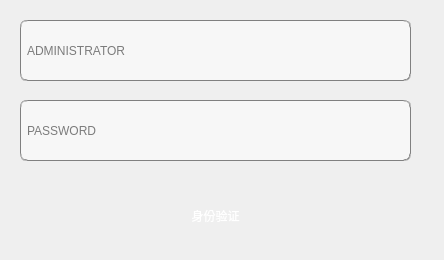
<?xml version="1.0" encoding="UTF-8"?>
<ui version="4.0">
 <class>adminlogin</class>
 <widget class="QWidget" name="adminlogin">
  <property name="geometry">
   <rect>
    <x>0</x>
    <y>0</y>
    <width>444</width>
    <height>260</height>
   </rect>
  </property>
  <property name="windowTitle">
   <string> MeiTuo - 外卖美食</string>
  </property>
  <widget class="QPushButton" name="logInBotton">
   <property name="geometry">
    <rect>
     <x>20</x>
     <y>190</y>
     <width>391</width>
     <height>51</height>
    </rect>
   </property>
   <property name="styleSheet">
    <string notr="true">background-color: qlineargradient(spread:pad, x1:0.52, y1:1, x2:0.54, y2:0, 
stop:0.0112994 rgba(64, 145, 252, 255), 
stop:1 rgba(255, 255, 255, 255));
color: rgb(255, 255, 255);
 
border:0px groove gray;border-radius:
7px;padding:2px 4px;
font: 14pt &quot;方正东港宋 简 Medium&quot;;</string>
   </property>
   <property name="text">
    <string>身份验证</string>
   </property>
  </widget>
  <widget class="QLineEdit" name="passwordLineEdit">
   <property name="geometry">
    <rect>
     <x>20</x>
     <y>100</y>
     <width>391</width>
     <height>61</height>
    </rect>
   </property>
   <property name="styleSheet">
    <string notr="true">
background-color: rgb(247, 247, 247);
border:1px groove gray;border-radius:
7px;padding:2px 4px;
font: 10pt &quot;Candara&quot;;</string>
   </property>
   <property name="echoMode">
    <enum>QLineEdit::Password</enum>
   </property>
   <property name="placeholderText">
    <string>PASSWORD</string>
   </property>
  </widget>
  <widget class="QLineEdit" name="nameLineEdit">
   <property name="geometry">
    <rect>
     <x>20</x>
     <y>20</y>
     <width>391</width>
     <height>61</height>
    </rect>
   </property>
   <property name="styleSheet">
    <string notr="true">
background-color: rgb(247, 247, 247);
border:1px groove gray;border-radius:
7px;padding:2px 4px;
font: 10pt &quot;Candara&quot;;</string>
   </property>
   <property name="placeholderText">
    <string>ADMINISTRATOR</string>
   </property>
  </widget>
 </widget>
 <resources/>
 <connections/>
</ui>
